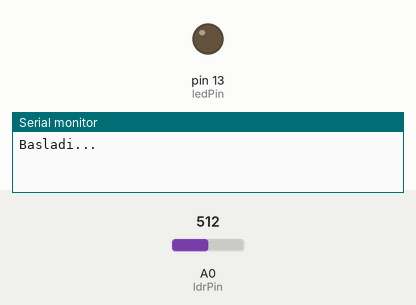
Simulated run of this sketch. Board: Arduino Uno, built with avr-gcc and run on an emulated ATmega328P. Parts: output pins drawn as LEDs (lit = HIGH), the last lines printed to the serial monitor. Inputs (shaded band) come from the test bench; at power-on: A0 (ldrPin) = 512.

Above: at 0.1 s.
At 0.6 s:
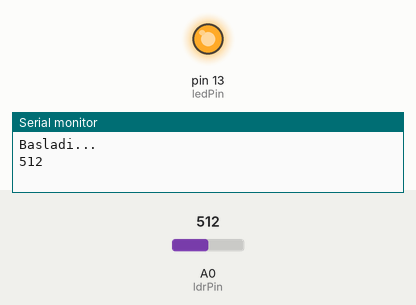
Timing chart, 0 to 2.1 s (numbered marks = the images above):
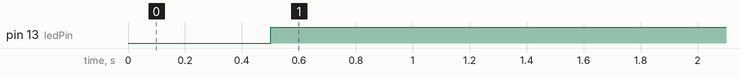

The sketch:

ArduionoileLDR.ino
```cpp
int ldrPin = A0;
int ldrValue = 0;
int ledPin = 13;


void setup() {
  Serial.begin(9600);
  pinMode(ledPin,OUTPUT);
  pinMode(ldrPin,INPUT);
  Serial.println("Basladi...");
  delay(500);

}

void loop() {
  ldrValue = (analogRead(ldrPin));
  Serial.println(ldrValue);
  if(ldrValue>500)
  {
    digitalWrite(ledPin,HIGH);
  }
  else
  {
    digitalWrite(ledPin,LOW);
  }
  delay(500);
}
```

Measured:
- by itself, pin 13 (ledPin): LOW → HIGH at 0.50 s
